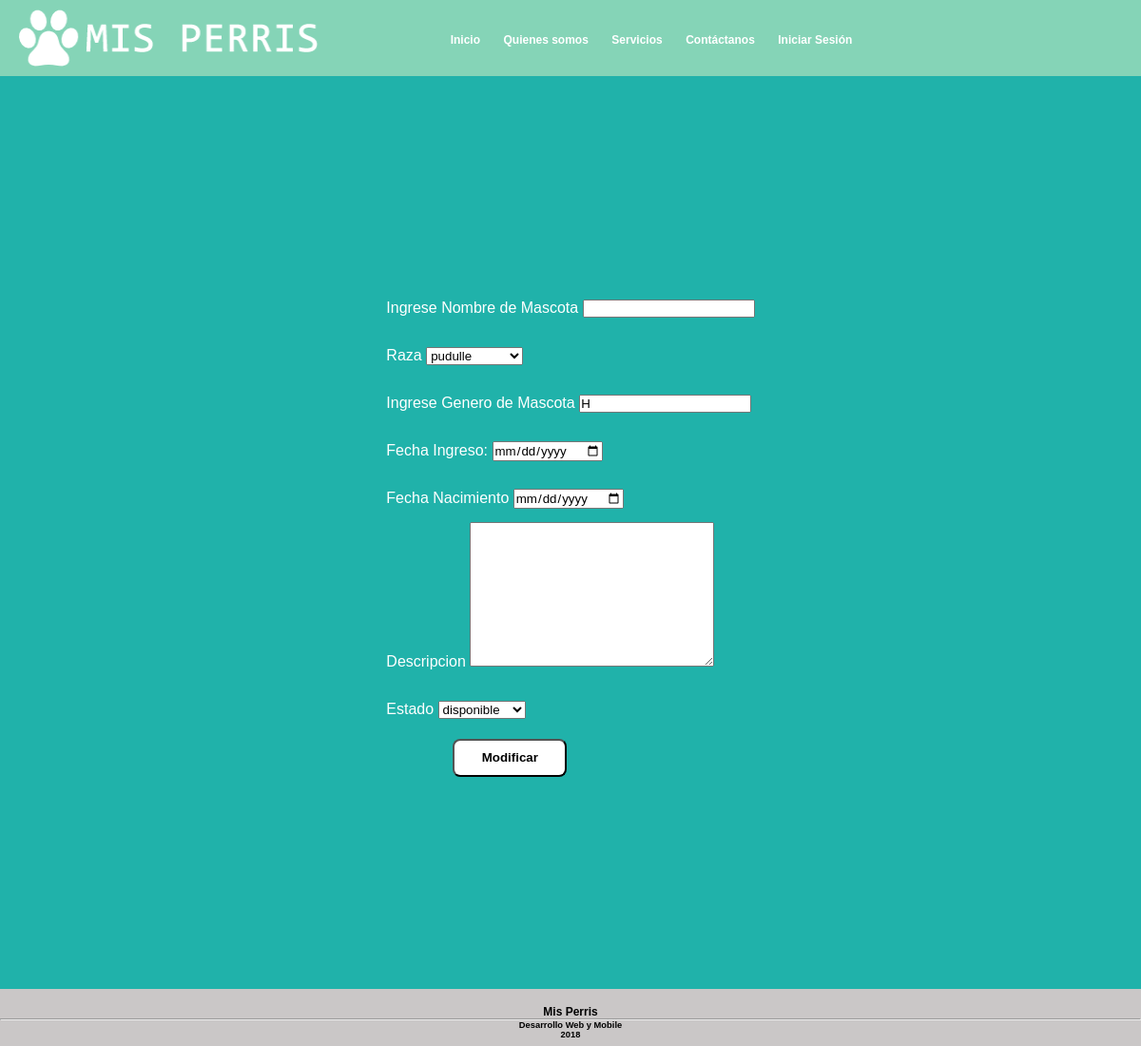
The app's page /modificar_mascota/9/ with its own data.
### core/models.py (models this page shows, shortened)
class Mascotas(models.Model):
    nombre = models.CharField(max_length=50)
    genero = models.CharField(max_length=50)
    fecha_ingreso = models.CharField(max_length=50)
    fecha_nacimiento = models.CharField(max_length=50)
    descripcion = models.CharField(max_length=200)
    raza = models.ForeignKey(Raza, on_delete=models.CASCADE)
    estado = models.ForeignKey(Estado, on_delete=models.CASCADE)
    class meta:
        verbose_name ="Mascota"
        verbose_name_plutal="Mascotas"

class Raza(models.Model):
    nombre = models.CharField(max_length=50)

class Estado(models.Model):
    nombre = models.CharField(max_length=50)

### core/views.py (the view, shortened to what this page needs)
# urls.py: path('modificar_mascota/<id>/', modificar_mascota, name="modificar_mascota" )
def modificar_mascota(request, id):
    raza = Raza.objects.all()
    estado = Estado.objects.all()
    mascota = Mascotas.objects.get(id=id)
    variables = {
        'raza':raza,
        'estado':estado,
        'mascota':mascota
    }
    return render(request, 'core/modificar_mascota.html', variables)

### core/templates/core/modificar_mascota.html (shortened to what this page needs)
{% extends 'core/base.html' %}
{% block contenido %}
<div class="contenido_modificar">
<form action="" id="registroFor" method="POST">
        <label for="">Ingrese Nombre de Mascota</label>
        <input type="text" name="txtNombreMascota" id="txtNombreMascota" value="{{ mascota.nombremascota }}"/>
        <br>
        <label for="">Raza</label>
        <select name="cboRaza" id="cboRaza">
            {% for e in raza %}
            <option
            {% if e.id == mascota.raza.id %}
            {{ 'selected' }}
            {% endif %}
                value="{{ e.id }}">{{ e.nombre }}</option>
            {% endfor %}
        </select>
        <br>
        <label for="">Ingrese Genero de Mascota</label>
        <input type="text" name="txtGenero" id="txtGenero" required onkeypress="return sololetras(event)" value="{{ mascota.genero }}"  />
        <br>
        <label for="">Fecha Ingreso:</label>
        <input type="date" name="dtFechaIng" id="dtFechaIng"
         placeholder="Fecha Ingreso"  required
          min="1980-01-01" value="{{ mascota.fechaing }}" />
        <br>
        <label for="">Fecha Nacimiento</label>
        <input type="date" name="dtFechaNac" id="dtFechaNac"
         placeholder="Fecha Nacimiento"
         min="1990-01-01" value="{{ mascota.fechanac }}" />
        <br>
        <label for="">Descripcion</label>
        <textarea name="txtDescripcion" id="txtDescripcion" cols="30" rows="10"></textarea>
        <br>
        <label for="">Estado</label>
        <select name="cboEstado" id="cboEstado">
            {% for e in estado %}
            <option
            {% if e.id == mascota.estado.id %}
            {{ 'selected' }}
            {% endif %}
                value="{{ e.id }}">{{ e.nombre }}</option>
            {% endfor %}
        </select>
        <br>
        <input class="botones" type="submit" value="Modificar" id="btnGuardar" name="btnGuardar">
    </form>
</div>
{% endblock contenido %}

### records on screen
Mascotas: cboRaza "pudulle", txtGenero "H", cboEstado "disponible"
